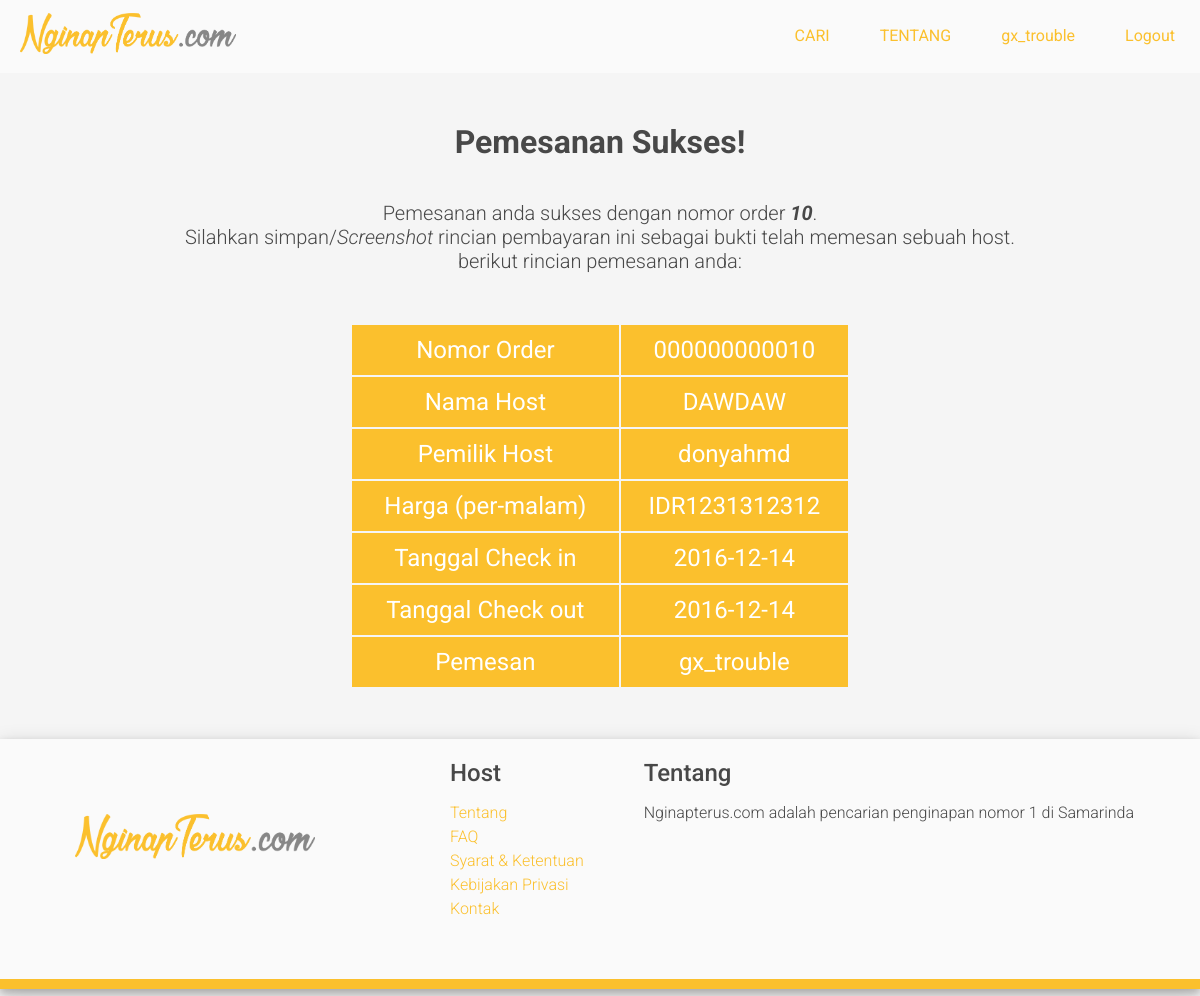
/order.php?id=10 (signed in), run on the app's committed database.
### tables this page shows
CREATE TABLE `tbl_booking_host` (
  `id_order` int(12) UNSIGNED ZEROFILL NOT NULL,
  `username` varchar(255) NOT NULL,
  `id_host` int(12) NOT NULL,
  `tgl_checkin` date NOT NULL,
  `tgl_checkout` date NOT NULL,
  `pembayaran` varchar(255) NOT NULL
);

CREATE TABLE `tbl_host` (
  `id_host` int(12) NOT NULL,
  `username` varchar(255) NOT NULL,
  `nama_host` varchar(255) NOT NULL,
  `harga_host` int(25) NOT NULL,
  `tgl_publish_host` date NOT NULL,
  `deskripsi_host` text NOT NULL,
  `fasilitas_host` varchar(255) NOT NULL,
  `alamat_host` text NOT NULL,
  `lat` float(10,6) NOT NULL,
  `lng` float(10,6) NOT NULL,
  `tipe_host` varchar(255) NOT NULL,
  `negara_host` varchar(255) NOT NULL,
  `rating` int(12) NOT NULL
);

### order.php (the view, shortened to what this page needs)
<?php include('backend/layout/head.php');
$id = $_GET['id'];
$query = "select * from tbl_booking_host inner join tbl_pengguna on tbl_booking_host.username = tbl_pengguna.username inner join tbl_host on tbl_booking_host.id_host = tbl_host.id_host where id_order=$id ";
$sql = mysqli_query($koneksi,$query);
while ($data = mysqli_fetch_array($sql)) {
	$id_order = $data['id_order'];
	$nama_host = $data['nama_host'];
	$username = $data['username'];
	$harga = $data['harga_host'];
	$tgl_checkin = $data['tgl_checkin'];
	$tgl_checkout = $data['tgl_checkout'];
	$pemesan = $_SESSION['username'];
?>
	<main>
		<center><h1 class="judul-sukses"><h1>Pemesanan Sukses!</h1></center>
		<p class="konten-sukses">
			Pemesanan anda sukses dengan nomor order <b><i><?php echo $id?></i></b>.<br>Silahkan simpan/<i>Screenshot</i> rincian pembayaran ini sebagai bukti telah memesan sebuah host.<br>
			berikut rincian pemesanan anda:
			<center>
			<table class="rincian-order">
					<tr>
						<td>Nomor Order</td>
						<td><?php echo $id_order ?></td>
					</tr>
					<tr>
						<td>Nama Host</td>
						<td><?php echo $nama_host ?></td>
					</tr>
					<tr>
						<td>Pemilik Host</td>
						<td><?php echo $username ?></td>
					</tr>
					<tr>
						<td>Harga (per-malam)</td>
						<td>IDR<?php echo $harga ?></td>
					</tr>
					<tr>
						<td>Tanggal Check in</td>
						<td><?php echo $tgl_checkin ?></td>
					</tr>
					<tr>
						<td>Tanggal Check out</td>
						<td><?php echo $tgl_checkout ?></td>
					</tr>
					<tr>
						<td>Pemesan</td>
						<td><?php echo $pemesan ?></td>
					</tr>
			</table>
			</center>
		</p>
	</main>
<?php
}
include('backend/layout/footer.php'); ?>

### backend/asset/style.css (style rules this page uses)
html { font-family: 'Roboto', sans-serif; color: #484848; }
body { margin: 0; padding: 0; background-color: #f5f5f5; }
.judul-sukses { margin-top:50px; font-weight:300; }
.konten-sukses { font-size: 20px; font-weight: 300; text-align: center; margin: 40px 75px 50px 75px; }
.rincian-order { width: 500px; margin-bottom: 50px; }
.rincian-order tr { background-color: #FBC02D; color: white; height: 50px; }
.rincian-order tr td { text-align: center; font-size: 24px; font-weight: 400; }

### data on the page
tbl_booking_host: id_order "000000000010", id_host.nama_host "DAWDAW", id_host.username "donyahmd", id_host.harga_host "1231312312", tgl_checkin "2016-12-14", tgl_checkout "2016-12-14", pemesan "gx_trouble"

### other printed values
$_SESSION['username'] "gx_trouble"
